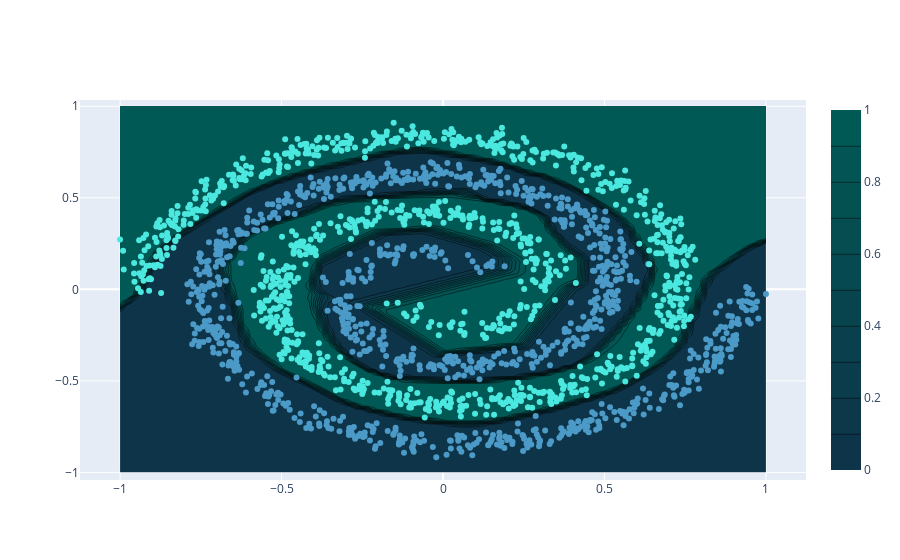

Notebook cell for this chart:
### Code cell
x1_example = np.linspace(-1,1,100)
x2_example = np.linspace(-1,1,100)

x1, x2 = np.meshgrid(x1_example,x2_example)

example = np.array([[xx1,xx2] for xx1,xx2 in zip(x1.reshape(-1),x2.reshape(-1))])

pred_example = model(example).numpy().reshape([100,100])

fig = go.Figure(data=[
    go.Contour(
        x=x1_example,
        y=x2_example,
        z=pred_example,
        colorscale=[color_chart[-2],color_chart[-1]]
    )
])
fig.add_trace(go.Scatter(x = data[:,0],
                         y = data[:,1],
                         mode = "markers",
                         marker = dict(
                             color=target,
                             colorscale=color_chart[0:2])
                         )
)
fig.show()
